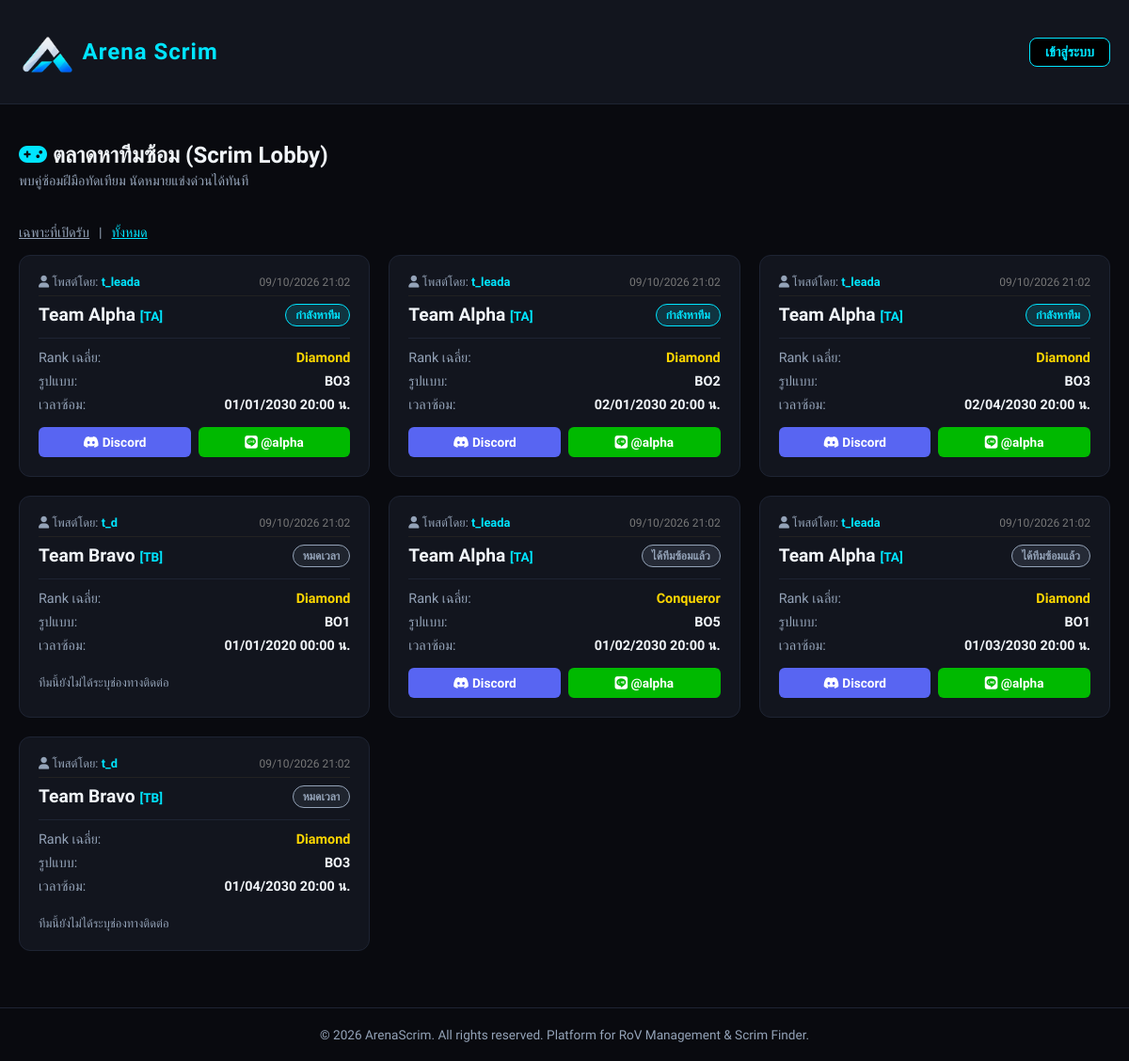
The page /ArenaScrim/ArenaScrim/scrim/index.php?filter=all on the database its author committed.
### tables this page shows
CREATE TABLE `scrim_posts` (
  `post_id` int(11) NOT NULL,
  `team_id` int(11) NOT NULL,
  `avg_rank` varchar(50) NOT NULL,
  `match_format` enum('BO1','BO2','BO3','BO4','BO5','BO6','BO7') DEFAULT 'BO3',
  `scrim_time` datetime NOT NULL,
  `note` text DEFAULT NULL,
  `status` enum('open','matched','expired') DEFAULT 'open',
  `created_at` timestamp NOT NULL DEFAULT current_timestamp()
);

CREATE TABLE `users` (
  `user_id` int(11) NOT NULL,
  `username` varchar(50) NOT NULL,
  `email` varchar(100) NOT NULL,
  `password` varchar(255) NOT NULL,
  `display_name` varchar(100) NOT NULL,
  `role` enum('user','admin') DEFAULT 'user',
  `created_at` timestamp NOT NULL DEFAULT current_timestamp(),
  `nickname` varchar(100) DEFAULT NULL,
  `fullname` varchar(255) DEFAULT NULL,
  `open_id` varchar(255) DEFAULT NULL,
  `full_id` varchar(255) DEFAULT NULL
);

CREATE TABLE `teams` (
  `team_id` int(11) NOT NULL,
  `team_name` varchar(100) NOT NULL,
  `team_tag` varchar(10) NOT NULL,
  `leader_id` int(11) DEFAULT NULL COMMENT 'โค้ชของทีม (NULL = ไม่มีโค้ช)',
  `discord_link` varchar(255) DEFAULT NULL,
  `facebook_link` varchar(255) DEFAULT NULL,
  `line_id` varchar(100) DEFAULT NULL,
  `created_at` timestamp NOT NULL DEFAULT current_timestamp()
);

### ArenaScrim/ArenaScrim/config/functions.php (called while the page is built, shortened)
<?php
function e($value)
{
    return htmlspecialchars((string)($value ?? ''), ENT_QUOTES, 'UTF-8');
}

### ArenaScrim/ArenaScrim/scrim/index.php (the view, shortened to what this page needs)
<?php
require_once '../config/db.php';
$page_css = "scrim";
$pdo->exec("UPDATE scrim_posts SET status = 'expired' WHERE status = 'open' AND scrim_time < NOW()");
$filter = $_GET['filter'] ?? 'open';
$where = $filter === 'all' ? '' : "WHERE sp.status = 'open'";
$stmt = $pdo->query("
    SELECT sp.*, t.team_name, t.team_tag, t.discord_link, t.facebook_link, t.line_id, t.leader_id, u.display_name as poster_name
    FROM scrim_posts sp
    JOIN teams t ON sp.team_id = t.team_id
    LEFT JOIN users u ON t.leader_id = u.user_id
    $where
    ORDER BY sp.status = 'open' DESC, sp.scrim_time ASC
");
$scrims = $stmt->fetchAll();
include '../includes/header.php';
?>
<div style="margin-top: 20px;">
    <div class="scrim-header">
        <div>
            <h2 style="margin: 0; color: var(--text-main);"><i class="fa-solid fa-gamepad" style="color: var(--neon-cyan);"></i> ตลาดหาทีมซ้อม (Scrim Lobby)</h2>
            <p style="color: var(--text-muted); font-size: 0.9rem; margin-top: 5px;">พบคู่ซ้อมฝีมือทัดเทียม นัดหมายแข่งด่วนได้ทันที</p>
        </div>
    </div>
    <div style="margin-bottom: 15px; display: flex; gap: 10px; font-size: 0.9rem;">
        <a href="?filter=open" style="color: <?= $filter === 'all' ? 'var(--text-muted)' : 'var(--neon-cyan)' ?>;">เฉพาะที่เปิดรับ</a>
        <span style="color: var(--text-muted);">|</span>
        <a href="?filter=all" style="color: <?= $filter === 'all' ? 'var(--neon-cyan)' : 'var(--text-muted)' ?>;">ทั้งหมด</a>
    </div>
    <div class="scrim-grid">
        <?php if (empty($scrims)): ?>
            <div class="arena-card" style="grid-column: 1 / -1; text-align: center; color: var(--text-muted);">
                ขณะนี้ยังไม่มีประกาศหาทีมซ้อม คุณสามารถเป็นทีมแรกที่ประกาศได้!
            </div>
        <?php else: ?>
            <?php foreach ($scrims as $scrim): ?>
                <div class="scrim-card">
                    <div style="font-size: 0.8rem; color: var(--text-muted); margin-bottom: 8px; border-bottom: 1px solid #222; padding-bottom: 6px; display: flex; justify-content: space-between; align-items: center;">
                        <span><i class="fa-solid fa-user"></i> โพสต์โดย: <strong style="color: var(--neon-cyan);"><?= htmlspecialchars($scrim['poster_name'] ?? 'Unknown') ?></strong></span>
                        <span style="font-size: 0.75rem; color: #777;"><?= date('d/m/Y H:i', strtotime($scrim['created_at'])) ?></span>
                    </div>
                    <div class="scrim-card-header">
                        <div>
                            <h3 class="team-name-title">
                                <?= htmlspecialchars($scrim['team_name']) ?>
                                <span style="font-size: 0.85rem; color: var(--neon-cyan);">[<?= htmlspecialchars($scrim['team_tag']) ?>]</span>
                            </h3>
                        </div>
                        <?php $status_labels = ['open' => 'กำลังหาทีม', 'matched' => 'ได้ทีมซ้อมแล้ว', 'expired' => 'หมดเวลา']; ?>
                        <span class="scrim-status-badge <?= e($scrim['status']) ?>">
                            <?= $status_labels[$scrim['status']] ?? e($scrim['status']) ?>
                        </span>
                    </div>
                    <div class="scrim-detail-row">
                        <span>Rank เฉลี่ย:</span>
                        <span class="scrim-detail-val" style="color: var(--neon-gold);"><?= htmlspecialchars($scrim['avg_rank']) ?></span>
                    </div>
                    <div class="scrim-detail-row">
                        <span>รูปแบบ:</span>
                        <span class="scrim-detail-val"><?= htmlspecialchars($scrim['match_format']) ?></span>
                    </div>
                    <div class="scrim-detail-row">
                        <span>เวลาซ้อม:</span>
                        <span class="scrim-detail-val"><?= date('d/m/Y H:i', strtotime($scrim['scrim_time'])) ?> น.</span>
                    </div>
                    <div class="contact-btn-group">
                        <?php if ($scrim['discord_link']): ?>
                            <a href="<?= htmlspecialchars($scrim['discord_link']) ?>" target="_blank" class="btn-contact btn-discord">
                                <i class="fa-brands fa-discord"></i> Discord
                            </a>
                        <?php endif; ?>
                        <?php if ($scrim['line_id']): ?>
                            <div class="btn-contact btn-line" title="Line ID: <?= htmlspecialchars($scrim['line_id']) ?>">
                                <i class="fa-brands fa-line"></i> <?= htmlspecialchars($scrim['line_id']) ?>
                            </div>
                        <?php endif; ?>
                    </div>
                    <?php if (!$scrim['discord_link'] && !$scrim['facebook_link'] && !$scrim['line_id']): ?>
                        <div style="font-size: 0.8rem; color: var(--text-muted); margin-top: 8px;">ทีมนี้ยังไม่ได้ระบุช่องทางติดต่อ</div>
                    <?php endif; ?>
                </div>
            <?php endforeach; ?>
        <?php endif; ?>
    </div>
</div>
<?php include '../includes/footer.php'; ?>

### ArenaScrim/ArenaScrim/includes/header.php (shortened to what this page needs)
<?php
require_once __DIR__ . '/../config/functions.php';
?>
<!DOCTYPE html>
<html lang="th">
<head>
    <link rel="stylesheet" href="https://cdnjs.cloudflare.com/ajax/libs/font-awesome/6.5.1/css/all.min.css">
    <link rel="stylesheet" href="<?= BASE_URL ?>/assets/css/main.css">
    <link rel="stylesheet" href="<?= BASE_URL ?>/assets/css/navbar.css">
    <?php if (isset($page_css)): ?>
        <link rel="stylesheet" href="<?= BASE_URL ?>/assets/css/<?= htmlspecialchars($page_css) ?>.css">
    <?php endif; ?>
</head>
<body>
<nav class="navbar">
    <div class="container navbar-container">
        <a href="<?= BASE_URL ?>/index.php" class="brand-logo" style="display: flex; align-items: center; gap: 8px; text-decoration: none;">
    <img src="<?= BASE_URL ?>/assets/images/as1.png" alt="ArenaScrim Logo" style="height: 46px; width: auto;">
    Arena Scrim
</a>
        <div class="user-controls">
            <?php if (isset($_SESSION['user_id'])): ?>
                <span class="user-name"><i class="fa-regular fa-user"></i> <?= htmlspecialchars($_SESSION['display_name'] ?? '') ?><?php if (($_SESSION['role'] ?? '') === 'admin'): ?> <span style="color: var(--neon-gold); font-size: 0.8rem;">(Admin)</span><?php endif; ?></span>
                <a href="<?= BASE_URL ?>/actions/auth-process.php?action=logout" class="btn-logout">ออกจากระบบ</a>
            <?php else: ?>
                <a href="<?= BASE_URL ?>/login.php" class="btn-cyber" style="padding: 6px 16px; font-size: 0.9rem;">เข้าสู่ระบบ</a>
            <?php endif; ?>
        </div>
    </div>
</nav>
<div class="container">

### ArenaScrim/ArenaScrim/includes/footer.php
</div>
<footer style="text-align: center; padding: 20px; color: var(--text-muted); font-size: 0.85rem; border-top: 1px solid var(--border-color); margin-top: 40px;">
    &copy; <?= date('Y') ?> ArenaScrim. All rights reserved. Platform for RoV Management & Scrim Finder.
</footer>
</body>
</html>

### ArenaScrim/ArenaScrim/assets/css/main.css (style rules this page uses)
:root { --bg-dark: #090A0F; --card-bg: #12151E; --border-color: #1E2433; --text-main: #F1F5F9; --text-muted: #94A3B8; --neon-cyan: #00E5FF; --neon-gold: #FFD700; --neon-red: #FF3366; }
*, *::before, *::after { box-sizing: border-box; }
body { background-color: var(--bg-dark); color: var(--text-main); font-family: 'Prompt', sans-serif; margin: 0; padding: 0; }
.container { max-width: 1200px; margin: 0 auto; padding: 20px; }
.btn-cyber { background-color: #000000; color: var(--neon-cyan); border: 1px solid var(--neon-cyan); padding: 10px 20px; border-radius: 8px; font-weight: 600; cursor: pointer; transition: all 0.3s ease; text-decoration: none; display: inline-block; }

### ArenaScrim/ArenaScrim/assets/css/navbar.css (style rules this page uses)
.navbar { background-color: var(--card-bg); border-bottom: 1px solid var(--border-color); padding: 12px 0; position: sticky; top: 0; z-index: 1000; }
.navbar-container { display: flex; justify-content: space-between; align-items: center; }
.brand-logo { font-size: 1.5rem; font-weight: 700; color: var(--neon-cyan); text-decoration: none; letter-spacing: 1px; }
.user-controls { display: flex; align-items: center; gap: 15px; }

### ArenaScrim/ArenaScrim/assets/css/scrim.css (style rules this page uses)
.scrim-header { display: flex; justify-content: space-between; align-items: center; margin-bottom: 24px; }
.scrim-grid { display: grid; grid-template-columns: repeat(auto-fill, minmax(350px, 1fr)); gap: 20px; }
.scrim-card { background-color: var(--card-bg); border: 1px solid var(--border-color); border-radius: 12px; padding: 20px; transition: transform 0.2s ease, border-color 0.2s ease; position: relative; }
.scrim-card-header { display: flex; justify-content: space-between; align-items: flex-start; border-bottom: 1px solid var(--border-color); padding-bottom: 12px; margin-bottom: 12px; }
.team-name-title { font-size: 1.2rem; font-weight: 700; color: var(--text-main); margin: 0; }
.scrim-status-badge { padding: 4px 10px; border-radius: 20px; font-size: 0.75rem; font-weight: 700; text-transform: uppercase; }
.scrim-status-badge.open { background-color: rgba(0, 229, 255, 0.15); color: var(--neon-cyan); border: 1px solid var(--neon-cyan); }
.scrim-status-badge.matched { background-color: rgba(148, 163, 184, 0.15); color: var(--text-muted); border: 1px solid var(--text-muted); }
.scrim-detail-row { display: flex; justify-content: space-between; font-size: 0.9rem; margin-bottom: 8px; color: var(--text-muted); }
.scrim-detail-val { color: var(--text-main); font-weight: 600; }
.contact-btn-group { display: flex; gap: 8px; margin-top: 15px; }
.btn-contact { flex: 1; text-align: center; padding: 8px; border-radius: 6px; font-size: 0.85rem; font-weight: 600; text-decoration: none; transition: opacity 0.2s ease; }
.btn-discord { background-color: #5865F2; color: #fff; }
.btn-line { background-color: #00B900; color: #fff; }
.scrim-status-badge.expired { background-color: rgba(148, 163, 184, 0.1); color: var(--text-muted); border: 1px solid var(--text-muted); }

### rows shown on the page
scrim_posts: users.display_name "t_leada", created_at "09/10/2026 21:02", team.team_name "Team Alpha", team.team_tag "TA", status "กำลังหาทีม", avg_rank "Diamond", match_format "BO3", scrim_time "01/01/2030 20:00", team.line_id "@alpha"
scrim_posts: users.display_name "t_leada", created_at "09/10/2026 21:02", team.team_name "Team Alpha", team.team_tag "TA", status "กำลังหาทีม", avg_rank "Diamond", match_format "BO2", scrim_time "02/01/2030 20:00", team.line_id "@alpha"
scrim_posts: users.display_name "t_leada", created_at "09/10/2026 21:02", team.team_name "Team Alpha", team.team_tag "TA", status "กำลังหาทีม", avg_rank "Diamond", match_format "BO3", scrim_time "02/04/2030 20:00", team.line_id "@alpha"
scrim_posts: users.display_name "t_d", created_at "09/10/2026 21:02", team.team_name "Team Bravo", team.team_tag "TB", status "หมดเวลา", avg_rank "Diamond", match_format "BO1", scrim_time "01/01/2020 00:00", shows "ทีมนี้ยังไม่ได้ระบุช่องทางติดต่อ"
scrim_posts: users.display_name "t_leada", created_at "09/10/2026 21:02", team.team_name "Team Alpha", team.team_tag "TA", status "ได้ทีมซ้อมแล้ว", avg_rank "Conqueror", match_format "BO5", scrim_time "01/02/2030 20:00", team.line_id "@alpha"
scrim_posts: users.display_name "t_leada", created_at "09/10/2026 21:02", team.team_name "Team Alpha", team.team_tag "TA", status "ได้ทีมซ้อมแล้ว", avg_rank "Diamond", match_format "BO1", scrim_time "01/03/2030 20:00", team.line_id "@alpha"
scrim_posts: users.display_name "t_d", created_at "09/10/2026 21:02", team.team_name "Team Bravo", team.team_tag "TB", status "หมดเวลา", avg_rank "Diamond", match_format "BO3", scrim_time "01/04/2030 20:00", shows "ทีมนี้ยังไม่ได้ระบุช่องทางติดต่อ"
